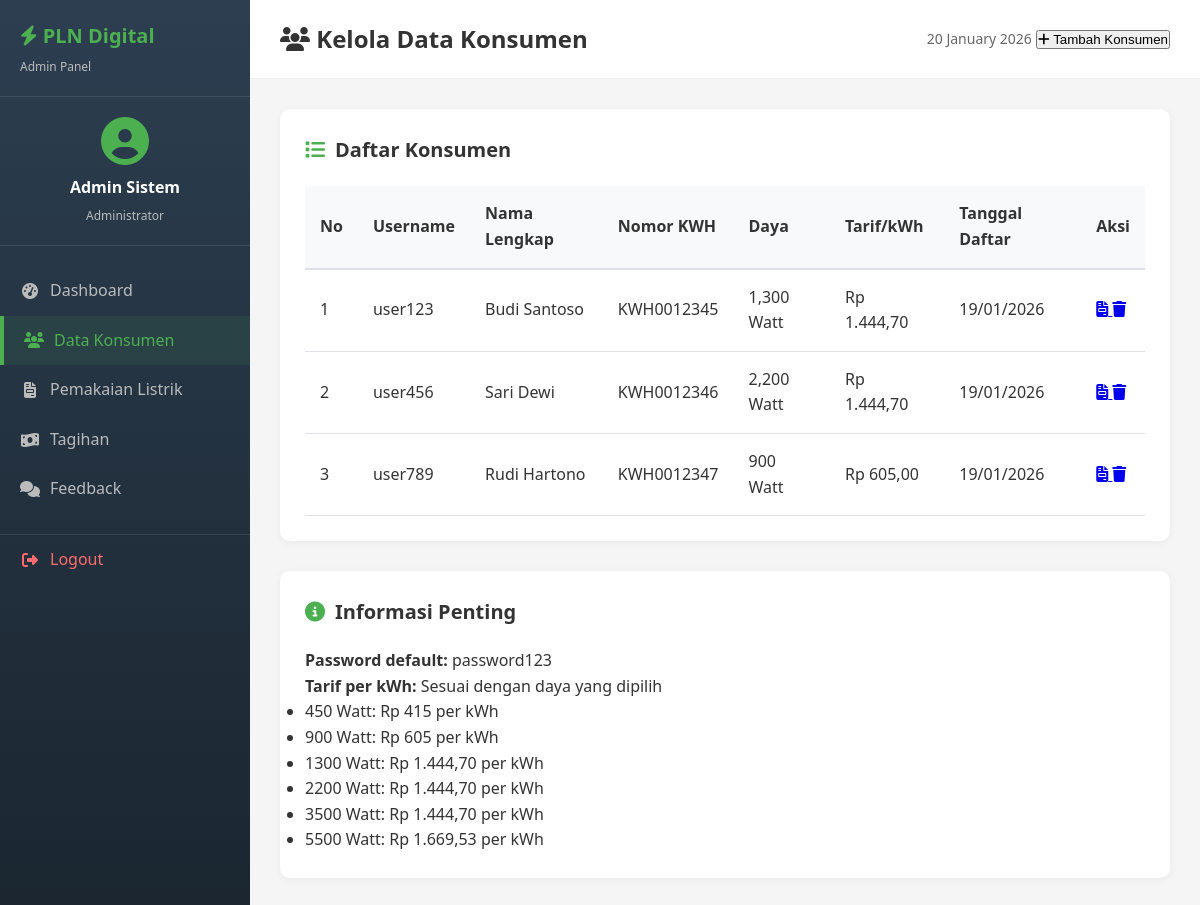
Screenshot of /admin/konsumen.php (signed in) with the database file from the repository.
### tables this page shows
CREATE TABLE `konsumen` (
  `id` int(11) NOT NULL,
  `user_id` int(11) DEFAULT NULL,
  `nomor_kwh` varchar(20) NOT NULL,
  `nama_pelanggan` varchar(100) NOT NULL,
  `alamat` text NOT NULL,
  `daya` int(11) NOT NULL,
  `tarif_per_kwh` decimal(10,2) NOT NULL
);

CREATE TABLE `users` (
  `id` int(11) NOT NULL,
  `username` varchar(50) NOT NULL,
  `password` varchar(255) NOT NULL,
  `nama_lengkap` varchar(100) NOT NULL,
  `role` enum('admin','konsumen') NOT NULL,
  `created_at` timestamp NOT NULL DEFAULT current_timestamp()
);

### admin/konsumen.php (the view, shortened to what this page needs)
<?php
require_once '../config/koneksi.php';
$query = "SELECT u.id, u.username, u.nama_lengkap, u.created_at,
          k.nomor_kwh, k.nama_pelanggan, k.alamat, k.daya, k.tarif_per_kwh
          FROM users u
          LEFT JOIN konsumen k ON u.id = k.user_id
          WHERE u.role = 'konsumen'
          ORDER BY u.created_at DESC";
$result = mysqli_query($koneksi, $query);
?>
<!DOCTYPE html>
<html lang="id">
<head>
    <link rel="stylesheet" href="../assets/css/style.css">
    <link rel="stylesheet" href="https://cdnjs.cloudflare.com/ajax/libs/font-awesome/6.4.0/css/all.min.css">
</head>
<body>
    <div class="dashboard-container">
        <?php include 'sidebar.php'; ?>
        <div class="main-content">
            <header class="header">
                <h1><i class="fas fa-users"></i> Kelola Data Konsumen</h1>
                <div class="header-actions">
                    <span class="date"><?php echo date('d F Y'); ?></span>
                    <button class="btn-add" onclick="toggleForm()">
                        <i class="fas fa-plus"></i> Tambah Konsumen
                    </button>
                </div>
            </header>
            <div class="content">
                <div class="card">
                    <h2><i class="fas fa-list"></i> Daftar Konsumen</h2>
                    <div class="table-responsive">
                        <table>
                            <thead>
                                <tr>
                                    <th>No</th>
                                    <th>Username</th>
                                    <th>Nama Lengkap</th>
                                    <th>Nomor KWH</th>
                                    <th>Daya</th>
                                    <th>Tarif/kWh</th>
                                    <th>Tanggal Daftar</th>
                                    <th>Aksi</th>
                                </tr>
                            </thead>
                            <tbody>
                                <?php if (mysqli_num_rows($result) > 0): ?>
                                    <?php $no = 1; while ($row = mysqli_fetch_assoc($result)): ?>
                                    <tr>
                                        <td><?php echo $no++; ?></td>
                                        <td><?php echo htmlspecialchars($row['username']); ?></td>
                                        <td><?php echo htmlspecialchars($row['nama_lengkap']); ?></td>
                                        <td><?php echo htmlspecialchars($row['nomor_kwh']); ?></td>
                                        <td><?php echo number_format($row['daya']); ?> Watt</td>
                                        <td>Rp <?php echo number_format($row['tarif_per_kwh'], 2, ',', '.'); ?></td>
                                        <td><?php echo date('d/m/Y', strtotime($row['created_at'])); ?></td>
                                        <td>
                                            <a href="pemakaian.php?konsumen=<?php echo $row['id']; ?>"
                                                class="btn-action" title="Catat Pemakaian">
                                                <i class="fas fa-file-invoice"></i>
                                            </a>
                                            <a href="?hapus=<?php echo $row['id']; ?>"
                                                class="btn-action btn-delete" title="Hapus"
                                                onclick="return confirm('Apakah Anda yakin ingin menghapus konsumen ini?')">
                                                <i class="fas fa-trash"></i>
                                            </a>
                                        </td>
                                    </tr>
                                    <?php endwhile; ?>
                                <?php else: ?>
                                    <tr>
                                        <td colspan="8" class="no-data">Belum ada data konsumen</td>
                                    </tr>
                                <?php endif; ?>
                            </tbody>
                        </table>
                    </div>
                </div>
                <div class="card">
                    <h2><i class="fas fa-info-circle"></i> Informasi Penting</h2>
                    <div class="info-content">
                        <p><strong>Password default:</strong> password123</p>
                        <p><strong>Tarif per kWh:</strong> Sesuai dengan daya yang dipilih</p>
                        <ul>
                            <li>450 Watt: Rp 415 per kWh</li>
                            <li>900 Watt: Rp 605 per kWh</li>
                            <li>1300 Watt: Rp 1.444,70 per kWh</li>
                            <li>2200 Watt: Rp 1.444,70 per kWh</li>
                            <li>3500 Watt: Rp 1.444,70 per kWh</li>
                            <li>5500 Watt: Rp 1.669,53 per kWh</li>
                        </ul>
                    </div>
                </div>
            </div>
        </div>
    </div>
</body>
</html>

### assets/css/style.css (style rules this page uses)
* { margin: 0; padding: 0; box-sizing: border-box; }
body { font-family: 'Segoe UI', Tahoma, Geneva, Verdana, sans-serif; background-color: #f5f5f5; color: #333; line-height: 1.6; }
.dashboard-container { display: flex; min-height: 100vh; }
.main-content { flex: 1; background-color: #f5f5f5; }
.header { background: white; padding: 20px 30px; border-bottom: 1px solid #eee; display: flex; justify-content: space-between; align-items: center; }
.header h1 { font-size: 24px; color: #333; }
.date { color: #666; font-size: 14px; }
.content { padding: 30px; }
.card { background: white; border-radius: 10px; padding: 25px; margin-bottom: 30px; box-shadow: 0 2px 10px rgba(0, 0, 0, 0.05); }
.card h2 { color: #333; margin-bottom: 20px; font-size: 20px; display: flex; align-items: center; }
.card h2 i { margin-right: 10px; color: #4CAF50; }
.table-responsive { overflow-x: auto; }
table { width: 100%; border-collapse: collapse; }
table thead { background-color: #f8f9fa; }
table th { padding: 15px; text-align: left; font-weight: 600; color: #333; border-bottom: 2px solid #dee2e6; }
table td { padding: 15px; border-bottom: 1px solid #dee2e6; }

### rows the page displays
konsumen: user.username "user123", user.nama_lengkap "Budi Santoso", nomor_kwh "KWH0012345", daya "1,300", tarif_per_kwh "1.444,70", user.created_at "19/01/2026"
konsumen: user.username "user456", user.nama_lengkap "Sari Dewi", nomor_kwh "KWH0012346", daya "2,200", tarif_per_kwh "1.444,70", user.created_at "19/01/2026"
konsumen: user.username "user789", user.nama_lengkap "Rudi Hartono", nomor_kwh "KWH0012347", daya "900", tarif_per_kwh "605,00", user.created_at "19/01/2026"

### other values shown
$_SESSION['nama_lengkap'] "Admin Sistem"
